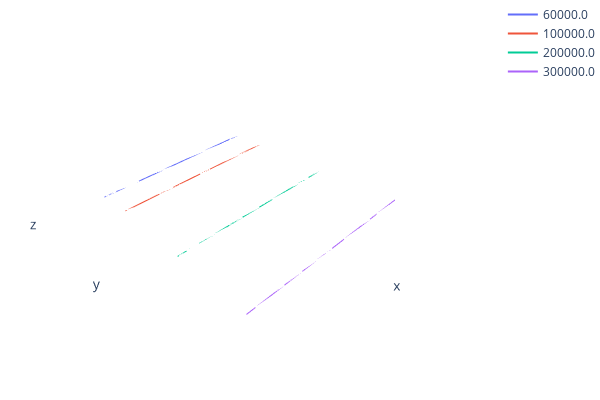

Write notebook code for a chart like this one.
### Code cell
afoil.pslift

fig = go.Figure()


for re, df in afoil.pslift.groupby("re"):
    fig.add_trace(go.Scatter3d(x=df.Cl, y=df.re, z=df.Cm, name=re, mode="lines"))


sweep = afoil.lookup(re="sweep", cl_or_alpha="sweep")

fig.add_trace(
    go.Scatter3d(
        x=sweep.cl,
        y=sweep.re,
        z=sweep.Cm,
        mode="markers",
        marker=dict(size=1),
        name="interpolation",
        showlegend=False,
    )
)


fig.update_layout(
    margin=dict(l=0, r=0, t=0, b=0),
    width=600,
    height=400,
    xaxis=dict(title="alpha"),
    yaxis=dict(title="Cl"),
)

### Figure 1 — Plotly figure (JSON) as saved in the notebook; plotly's stock layout.template omitted (floating-point values rounded to 4 significant figures; data arrays with more than 128 entries replaced by an {"elided": "..."} marker saying what was removed)
{"data": [{"mode": "lines", "name": "60000.0", "type": "scatter3d", "x": [-0.419, -0.295, -0.165, 0.04, 0.254, 0.396, 0.521, 0.653, 0.778, 0.902, 1.004, 1.088, 1.119], "y": [60000.0, 60000.0, 60000.0, 60000.0, 60000.0, 60000.0, 60000.0, 60000.0, 60000.0, 60000.0, 60000.0, 60000.0, 60000.0], "z": [-0.006, -0.006, -0.006, -0.006, -0.006, -0.006, -0.006, -0.006, -0.006, -0.006, -0.006, -0.006, -0.006]}, {"mode": "lines", "name": "100000.0", "type": "scatter3d", "x": [-0.463, -0.326, -0.154, 0.074, 0.213, 0.328, 0.483, 0.629, 0.772, 0.905, 1.013, 1.09, 1.104], "y": [100000.0, 100000.0, 100000.0, 100000.0, 100000.0, 100000.0, 100000.0, 100000.0, 100000.0, 100000.0, 100000.0, 100000.0, 100000.0], "z": [-0.006, -0.006, -0.006, -0.006, -0.006, -0.006, -0.006, -0.006, -0.006, -0.006, -0.006, -0.006, -0.006]}, {"mode": "lines", "name": "200000.0", "type": "scatter3d", "x": [-0.45, -0.304, -0.162, -0.028, 0.166, 0.319, 0.506, 0.652, 0.8, 0.946, 1.065, 1.146, 1.132], "y": [200000.0, 200000.0, 200000.0, 200000.0, 200000.0, 200000.0, 200000.0, 200000.0, 200000.0, 200000.0, 200000.0, 200000.0, 200000.0], "z": [-0.006, -0.006, -0.006, -0.006, -0.006, -0.006, -0.006, -0.006, -0.006, -0.006, -0.006, -0.006, -0.006]}, {"mode": "lines", "name": "300000.0", "type": "scatter3d", "x": [-0.536, -0.267, -0.173, -0.023, 0.168, 0.311, 0.489, 0.644, 0.825, 0.959, 1.099, 1.177, 1.145], "y": [300000.0, 300000.0, 300000.0, 300000.0, 300000.0, 300000.0, 300000.0, 300000.0, 300000.0, 300000.0, 300000.0, 300000.0, 300000.0], "z": [-0.006, -0.006, -0.006, -0.006, -0.006, -0.006, -0.006, -0.006, -0.006, -0.006, -0.006, -0.006, -0.006]}, {"marker": {"size": 1}, "mode": "markers", "name": "interpolation", "showlegend": false, "type": "scatter3d", "x": {"elided": "2500 float values"}, "y": {"elided": "2500 float values"}, "z": {"elided": "2500 float values"}}], "layout": {"height": 400, "margin": {"b": 0, "l": 0, "r": 0, "t": 0}, "width": 600, "xaxis": {"title": {"text": "alpha"}}, "yaxis": {"title": {"text": "Cl"}}}}
